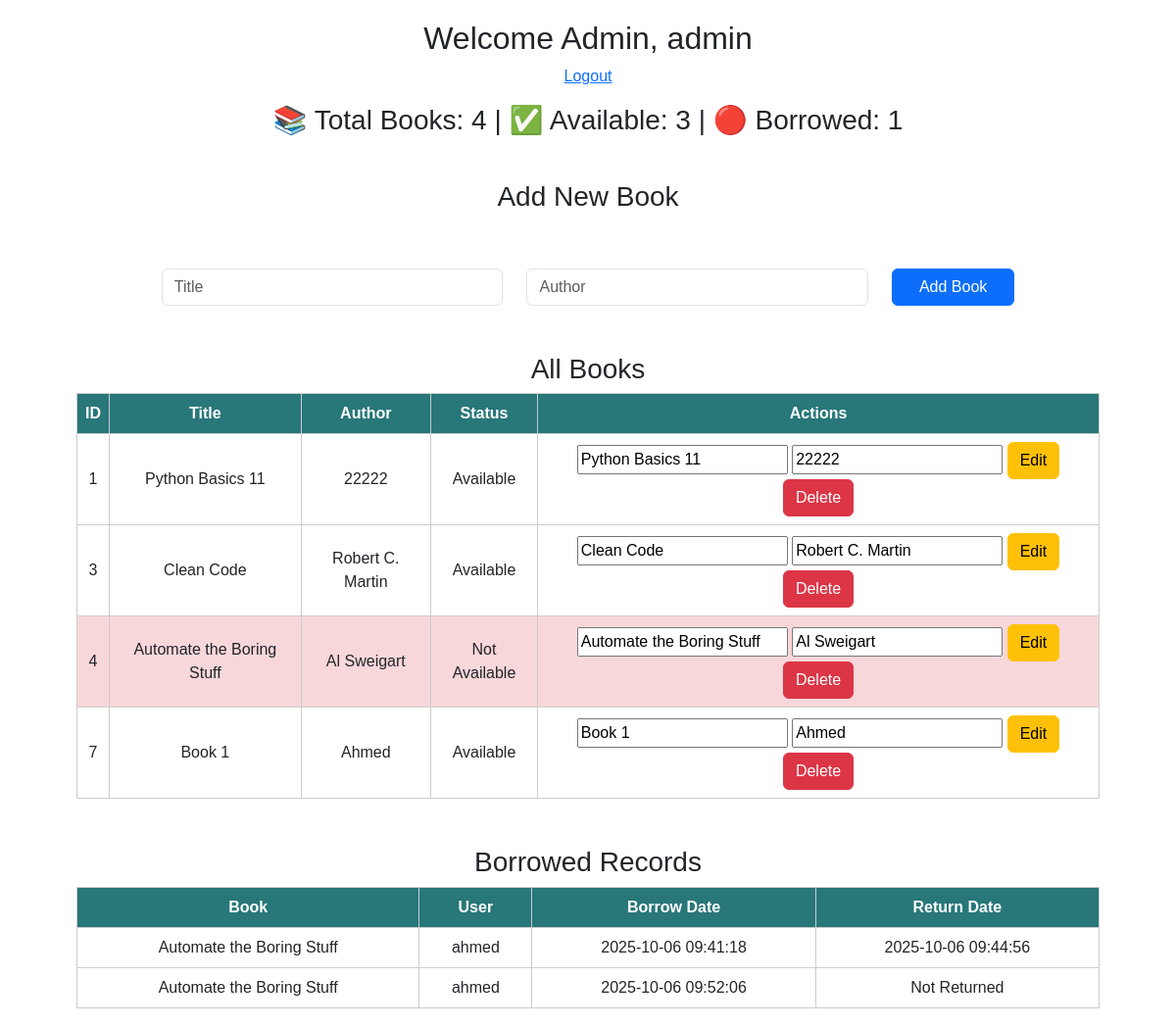
The app's page /dashboard (signed in) with its own data.
### tables this page shows
CREATE TABLE books (
            id INTEGER PRIMARY KEY AUTOINCREMENT,
            title TEXT,
            author TEXT
        );

CREATE TABLE borrowed_books (
            id INTEGER PRIMARY KEY AUTOINCREMENT,
            user_id INTEGER,
            book_id INTEGER,
            borrow_date TEXT DEFAULT (datetime('now')),
            return_date TEXT,
            FOREIGN KEY(user_id) REFERENCES users(id),
            FOREIGN KEY(book_id) REFERENCES books(id)
        );

CREATE TABLE users (
            id INTEGER PRIMARY KEY AUTOINCREMENT,
            username TEXT UNIQUE,
            password TEXT,
            role TEXT
        );

### app.py (the view, shortened to what this page needs)
@app.route('/dashboard')
def dashboard():
    if 'user' not in session:
        return redirect('/')
    conn = get_db_connection()
    if session['role'] == 'admin':
        books = conn.execute("SELECT * FROM books").fetchall()
        borrowed_records = conn.execute("""
        SELECT bb.id, b.title, u.username, bb.borrow_date, bb.return_date, bb.book_id
        FROM borrowed_books bb
        JOIN books b ON bb.book_id = b.id
        JOIN users u ON bb.user_id = u.id
    """).fetchall()
        books_with_status = []
        for book in books:
            borrowed = any(bb['book_id'] == book['id'] and bb['return_date'] is None for bb in borrowed_records)
            books_with_status.append({
                'id': book['id'],
                'title': book['title'],
                'author': book['author'],
                'available': not borrowed
            })
        total_books = len(books_with_status)
        available_books_count = sum(1 for b in books_with_status if b['available'])
        borrowed_books_count = total_books - available_books_count
        conn.close()
        return render_template(
            'dashboard_admin.html',
            user=session['user'],
            books=books_with_status,
            borrowed=borrowed_records,
            total_books=total_books,
            available_books=available_books_count,
            borrowed_books=borrowed_books_count
        )

### app.py (called while the page is built)
def get_db_connection():
    conn = sqlite3.connect(DB_FILE)
    conn.row_factory = sqlite3.Row
    return conn

### templates/dashboard_admin.html (shortened to what this page needs)
<!DOCTYPE html>
<html>
<head>
    <link href="https://cdn.jsdelivr.net/npm/bootstrap@5.3.2/dist/css/bootstrap.min.css" rel="stylesheet">
</head>
<body>
    <h2>Welcome Admin, {{ user }}</h2>
    <p style="text-align:center;"><a href="{{ url_for('logout') }}">Logout</a></p>
    <div class="stats">
        <h3>📚 Total Books: {{ total_books }} | ✅ Available: {{ available_books }} | 🔴 Borrowed: {{ borrowed_books }}</h3>
    </div>
<h3 class="pt-4">Add New Book</h3>
<div class="row p-5">
<div class="col-md-12" style="
    padding-left: 10%;
    padding-right: 10%;
">
 <div class="card-body">
            <form method="post" action="/admin/add_book" class="row">
                <div class="col-md-5">
                    <input type="text" name="title" class="form-control" placeholder="Title" required>
                </div>
                <div class="col-md-5">
                    <input type="text" name="author" class="form-control" placeholder="Author" required>
                </div>
                <div class="col-md-2">
                    <button type="submit" class="btn btn-primary w-100">Add Book</button>
                </div>
            </form>
        </div>
</div>
</div>
<h3>All Books</h3>
<table border="1" style="border-collapse: collapse;">
<tr>
  <th>ID</th>
  <th>Title</th>
  <th>Author</th>
  <th>Status</th>
    <th>Actions</th>
</tr>
{% for book in books %}
<tr {% if not book['available'] %} style="background-color: #f8d7da;" {% endif %}>
  <td>{{ book['id'] }}</td>
  <td>{{ book['title'] }}</td>
    <td>{{ book['author'] }}</td>
  <td>
    {% if book['available'] %}
      Available
    {% else %}
      Not Available
    {% endif %}
  </td>
  <td>
    <form method="post" action="/admin/edit_book/{{ book['id'] }}" style="display:inline">
        <input type="text" name="title" value="{{ book['title'] }}" required>
        <input type="text" name="author" value="{{ book['author'] }}" required>
        <button class="btn btn-warning" type="submit">Edit</button>
    </form>
    <form method="post" action="/admin/delete_book/{{ book['id'] }}" style="display:inline">
        <button type="submit" class="btn btn-danger" onclick="return confirm('Are you sure?')">Delete</button>
    </form>
  </td>
</tr>
{% endfor %}
</table>
<h3 class="pt-5">Borrowed Records</h3>
<table border="1">
<tr><th>Book</th><th>User</th><th>Borrow Date</th><th>Return Date</th></tr>
{% for b in borrowed %}
<tr>
<td>{{ b['title'] }}</td>
<td>{{ b['username'] }}</td>
<td>{{ b['borrow_date'] }}</td>
<td>{{ b['return_date'] or 'Not Returned' }}</td>
</tr>
{% endfor %}
</table>
</body>
</html>

### templates/dashboard_admin.html (style rules this page uses)
body { font-family: Arial; padding: 20px; }
table { border-collapse: collapse; width: 90%; margin: auto; }
th, td { border: 1px solid #ccc; padding: 8px; text-align: center; }
th { background-color: #287779; color: white; }
h2, h3 { text-align: center; }
.stats { text-align:center; margin-bottom: 20px; }

### records on screen
books: id "1", title "Python Basics 11", author "22222", shows "Available"
books: id "3", title "Clean Code", author "Robert C. Martin", shows "Available"
books: id "4", title "Automate the Boring Stuff", author "Al Sweigart", shows "Not Available"
books: id "7", title "Book 1", author "Ahmed", shows "Available"
borrowed_books: title "Automate the Boring Stuff", username "ahmed", borrow_date "2025-10-06 09:41:18", return_date "2025-10-06 09:44:56"
borrowed_books: title "Automate the Boring Stuff", username "ahmed", borrow_date "2025-10-06 09:52:06", b "Not Returned"

### other values on screen
{{ user }} "admin"
{{ total_books }} "4"
{{ available_books }} "3"
{{ borrowed_books }} "1"
